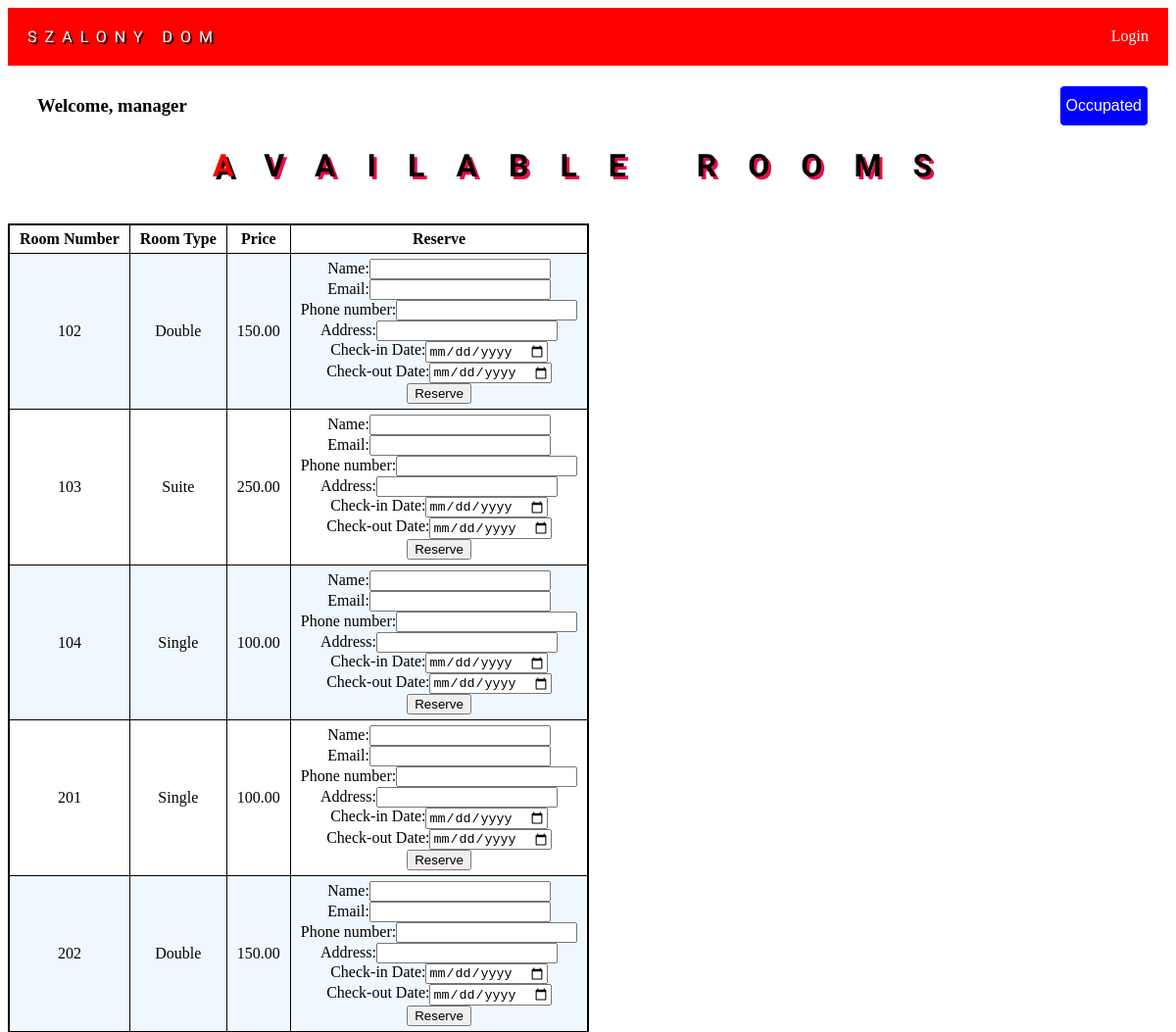
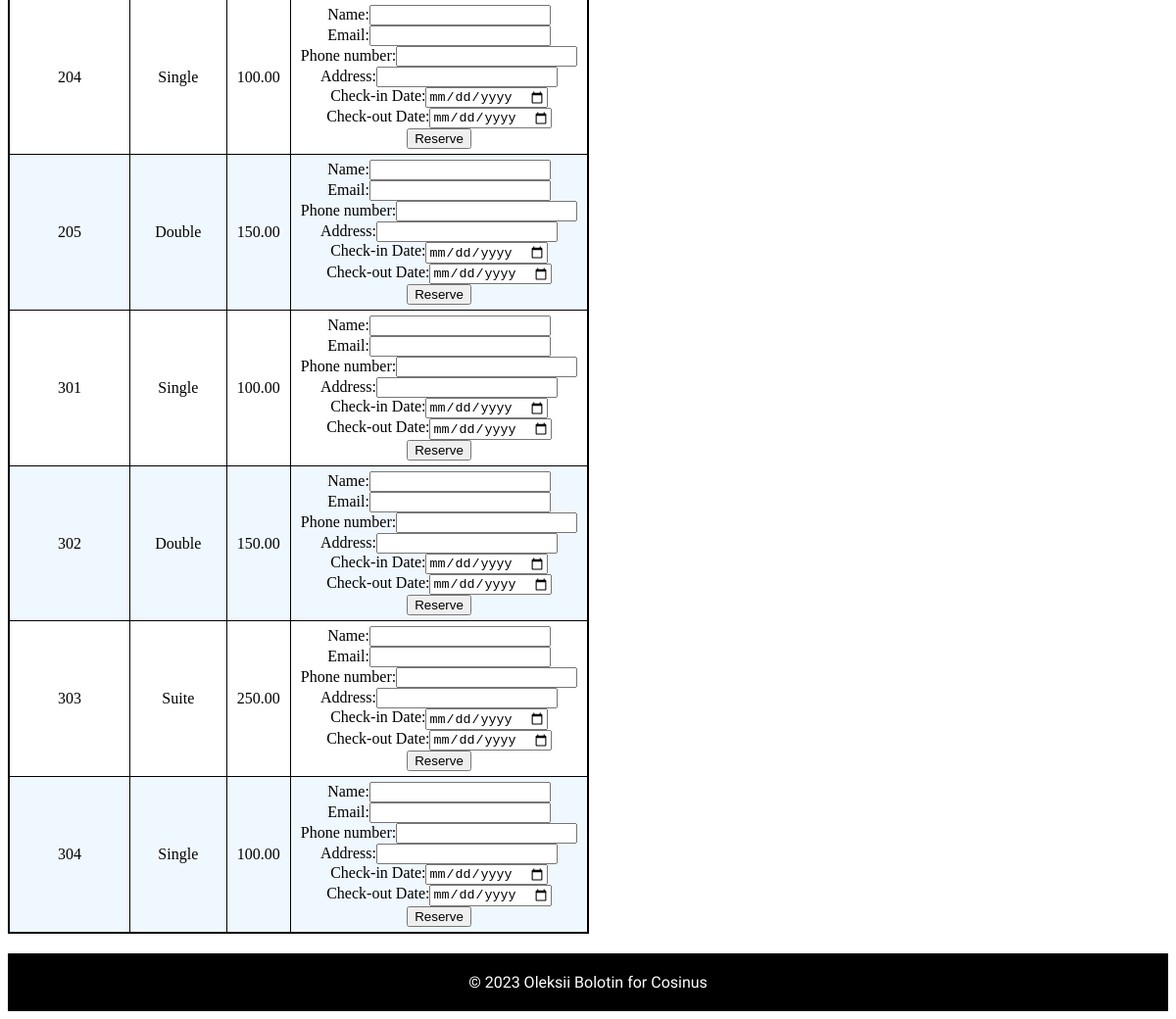
/admin.php (signed in), run on the app's committed database (2 pictures, top to bottom).
### tables this page shows
CREATE TABLE Room (
    room_number INT NOT NULL,
    room_type VARCHAR(50) NOT NULL,
    room_price DECIMAL(10, 2) NOT NULL,
    max_occupancy INT NOT NULL,
    available BOOLEAN NOT NULL,
    floor INT NOT NULL,
    img VARCHAR(350) NOT NULL,
    PRIMARY KEY (room_number)
);

### admin.php (the view, shortened to what this page needs)
<!DOCTYPE html>
<html lang="en">
<head>
    <link rel="stylesheet" href="style.css">
</head>
<body>
 <header>
    <a href="index.php" class="logo">Szalony dom</a>
    <a href="" class="login"><span>Login</span></a>
    </header>
<main class="main__admin">
<?php
echo '<div class="greeting"> <h3>Welcome, ' . $_SESSION["login"].'</h3>
<button type="submit" class="switcher">Occupated</button>
</div>';
		$servername = "localhost";
		$username = "root";
		$password = "";
		$dbname = "hotel";
		$conn = mysqli_connect($servername, $username, $password, $dbname);
		$sql = "SELECT * FROM Room WHERE available = TRUE";
		$result = mysqli_query($conn, $sql);
		if (mysqli_num_rows($result) > 0) {
			echo "<h1>Available Rooms</h1>";
			echo "<table>";
			echo "<tr><th>Room Number</th><th>Room Type</th><th>Price</th><th>Reserve</th></tr>";
			while ($row = mysqli_fetch_assoc($result)) {
				echo "<tr><td>" . $row["room_number"] . "</td><td>" . $row["room_type"] . "</td><td>" . $row["room_price"] . "</td><td>";
				echo "<form method='post' action='" . $_SERVER["PHP_SELF"] . "'>";
				echo "<label for='guest_name'>Name:</label>";
				echo "<input type='text' id='guest_name' name='guest_name'><br>";
				echo "<label for='guest_email'>Email:</label>";
				echo "<input type='email' id='guest_email' name='guest_email'><br>";
echo "<label for='guest_name'>Phone number:</label>";
				echo "<input type='text' id='phone_number' name='phone_number'><br>";
				echo "<label for='address'>Address:</label>";
				echo "<input type='text' id='address' name='address'><br>";
				echo "<label for='check_in_date'>Check-in Date:</label>";
				echo "<input type='date' id='check_in_date' name='check_in_date'><br>";
				echo "<label for='check_out_date'>Check-out Date:</label>";
				echo "<input type='date' id='check_out_date' name='check_out_date'><br>";
				echo "<input type='submit' value='Reserve'>";
				echo "</form></td></tr>";
			}
			echo "</table>";
		} else {
			echo "No rooms available";
		}
?>
</main>
    <footer>
  © 2023 Oleksii Bolotin for Cosinus
</footer>
</body>
</html>

### style.css (style rules this page uses)
* { transition: all 0.2s linear; }
button, a, label, input[type="radio"] { cursor: pointer; }
a { text-decoration: none; }
header { padding: 20px 0; background-color: red; display: flex; justify-content: space-between; }
h1 { text-align: center; text-transform: uppercase; font-family: "Indie Flower"; font-size: 2em; letter-spacing: 1em; text-shadow: 3px 3px rgba(230, 15, 69, 1); margin-bottom: 40px; }
.logo { padding-left: 20px; font-size: 1em; letter-spacing: 0.5em; text-shadow: 2px 2px black; color: white; text-transform: uppercase; font-family: "Indie Flower"; }
.login { padding-right: 20px; font-size: 1em; color: white; }
table { border: 2px solid black; border-collapse: collapse; }
td, th { border: 1px solid black; border-collapse: collapse; padding: 5px 10px; text-align: center; }
tr:nth-of-type(even) { background-color: aliceblue; }
h1::first-letter { color: red; text-shadow: 3px 3px black; }
footer { margin-top: 20px; padding: 20px; background-color: black; color: white; text-align: center; font-size: 1em; font-family: "Indie Flower"; }
.greeting { display: flex; justify-content: space-between; margin: 20px; }
h3 { margin: 10px; }
.switcher { font-size: 1em; background-color: blue; color: white; border: white 1px solid; border-radius: 5px; }

### data on the page
room: room_number "102", room_type "Double", room_price "150.00"
room: room_number "103", room_type "Suite", room_price "250.00"
room: room_number "104", room_type "Single", room_price "100.00"
room: room_number "201", room_type "Single", room_price "100.00"
room: room_number "202", room_type "Double", room_price "150.00"
room: room_number "204", room_type "Single", room_price "100.00"
room: room_number "205", room_type "Double", room_price "150.00"
room: room_number "301", room_type "Single", room_price "100.00"
room: room_number "302", room_type "Double", room_price "150.00"
room: room_number "303", room_type "Suite", room_price "250.00"
room: room_number "304", room_type "Single", room_price "100.00"

### other printed values
$_SESSION["login"] "manager"
